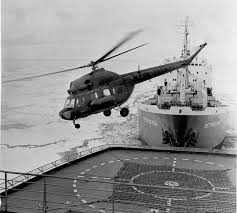
%> input picture data/mi1helicopter.jpg, 237 x 213 px
$ octave --eval "pg_benchmarking;"   (GNU Octave 9; MATLAB toolbox functions it lacks are replaced by stand-ins)
%> lines starting %> are read from the running program, lines starting %| are printed output that depends on the picture
### PG/entrypoint.m
function [y,x] = entrypoint(dt,f,x0,A,b,AtA,Atb,lambda,gamma,...
                            beta,MAX_ITER,ABSTOL)
    T = mytypes(dt);
    x0 = cast(x0, 'like', T.x);
    %input
    A=cast(A, 'like', T.x);
    b=cast(b, 'like', T.x);
    AtA=cast(AtA, 'like', T.x);
    Atb=cast(Atb, 'like', T.x);
    %parameters
    lambda=cast(lambda, 'like', T.param);
    gamma=cast(gamma, 'like', T.param);
    beta=cast(beta, 'like', T.param);
    h = pg_proxsolv(f,x0,A,b,AtA,Atb,lambda,gamma,beta,MAX_ITER,ABSTOL,dt);
    y=h.p_i;
    x=double(h.x_i(:,end));
end

### PG/pg_proxsolv.m
function h = pg_proxsolv(f,x0,A,b,AtA,Atb,lambda, ...
                          gamma, beta, MAX_ITER,ABSTOL,dt)
        tic;
%       %Data type casting
        T = mytypes(dt);
% [15 lines of commented-out code are left out]
        z=zeros(size(x0), 'like', T.x);
        grad_x=zeros(size(x0), 'like', T.x);
        x = cast(x0, 'like', T.x);
        for k = 1:MAX_ITER
            grad_x(:) = AtA*x - Atb;
            z(:) = prox_l1(x - lambda*grad_x, lambda*gamma);
% [8 lines of commented-out code are left out]
            x = z;
            h.x_i(:,k) = x;

            h.p_i(:,k) = objfunc(A, b, gamma, x, x);

            if k > 1 && abs(h.p_i(k) ...
                            - h.p_i(k-1)) < ABSTOL
                break;
            end
        end
        h.k = k;
        h.time = toc;
end

### PG/sum_square.m
function y = sum_square( x, dim )

%SUM_SQUARE   Sum of squares.
%   For vectors, SUM_SQUARE(X) is the sum of the squares of the elements of
%   the vector; i.e., SUM(X.^2).
%
%   For matrices, SUM_SQUARE(X) is a row vector containing the application
%   of SUM_SQUARE to each column. For N-D arrays, the SUM_SQUARE operation
%   is applied to the first non-singleton dimension of X.
%
%   SUM_SQUARE(X,DIM) takes the sum along the dimension DIM of X.
%
%   Disciplined convex programming information:
%       If X is real, then SUM_SQUARE(X,...) is convex and nonmonotonic in
%       X. If X is complex, then SUM_SQUARE(X,...) is neither convex nor
%       concave. Thus, when used in CVX expressions, X must be affine. DIM
%       must be constant.

narginchk(1,2);
y = x .* x;
if nargin == 2
    y = sum( y, dim );
else
    y = sum( y );
end

% Copyright 2005-2016 CVX Research, Inc.
% See the file LICENSE.txt for full copyright information.
% The command 'cvx_where' will show where this file is located.

### mytypes.m
%To add custom types add a case statement with custom data type name. To
%invoke a specific type within another function use
%T = mytypes(<data type name>) then cast as follows: x = cast(x0, 'like', T.x)
%To optimize the data type for a specific application use 'pg_solv_mex'.

function T = mytypes(dt)
  switch(dt)
    case 'double'
      T.n = double([]);
      T.param = double([]);
      T.y = double([]);
      T.x = double([]);
    case 'single'
      T.n = single([]);
      T.param = single([]);
      T.y = single([]);
      T.x = single([]);
% [5 lines of commented-out code are left out]
    case 'fixed8'
      T.n = fi([],true,8,0);
      T.param = fi([],true,8,4);
      T.x = fi([],true,8,4);
      T.y = fi([],true,8,4);
    case 'fixed16'
      T.n = fi([],true,16,0);
      T.param = fi([],true,16,8);
      T.y = fi([],true,16,8);
      T.x = fi([],true,16,8);
    case 'fixed12'
      T.n = fi([],true,12,0);
      T.param = fi([],true,12,6);
      T.y = fi([],true,12,6);
      T.x = fi([],true,12,6);
    case 'fixed2'
      T.n = fi([],true,2,0);
      T.param = fi([],true,2,0);
      T.y = fi([],true,2,0);
      T.x = fi([],true,2,0);
    case 'fixed16override'
      %use scaled doubles to detect potential overflows (see pg_solv_mex.m)
      T.n = fi([],true,16,0,'DataType', 'ScaledDouble');
      T.param = fi([],true,16,8,'DataType', 'ScaledDouble');
      T.x = fi([],true,16,14,'DataType', 'ScaledDouble');
      T.y = fi([],true,16,10,'DataType', 'ScaledDouble');
     case 'fixed16+matchproc'
      %Types defined with fimath settings that match processor types
      F = fimath(...
      'RoundingMethod','Floor', ...
      'OverflowAction','Wrap', ...
      'ProductMode','KeepLSB', ...
      'ProductWordLength',32, ...
      'SumMode','KeepLSB', ...
      'SumWordLength',32);
      T.n = fi([],true,16,0,F);
      T.param = fi([],true,16,8,F);
      T.x = fi([],true,16,14,F);
      T.y = fi([],true,16,10,F);
  end
end

### PG/objfunc.m
function p = objfunc(A, b, gamma, x, z)
    p = 0.5*sum_square(A*x - b) + gamma*l1_norm(z);
end

### PG/prox_l1.m
%The proximal operator of the l1 norm with parameter lambda.
function x = prox_l1(v, lambda)
    x = max(0, v - lambda) - max(0, -v - lambda);
end

### PG/pg_benchmarking.m
%Use pg_benchmarking with custom problem data (modify the data) or randomly
%generated problem data (default) to compare the LASSO function values
%under different machine representation. The default function implements PG
%under 'double precision', 'single precision', '12 bits fixed-point' and
%'16 bits fixed-point' representations. Edit 'mytypes.m' to add custom data
%types. type 'help mytypes.m' for furhter information.

function pg_benchmarking
clear;
clc;
close all;
addpath './PG'
addpath './utils'

%% Problem data

% s = RandStream.create('mt19937ar','seed',0);
% RandStream.setDefaultStream(s);
scenario = 'R';
if (scenario == 'S')
    % synthetic data
    n = 500;      % number of features
    noise_var=0.001;

    % sparse vector with 0.1*n nonzero entries
    x0 = sprand(n,1,0.1);
    s0 = 0.1*n;
    %m > 2*s0*log(n/s0) + (7/5)*s0 + 1
    m = round(2*s0*log(n/s0) + (7/5)*s0 + 1)+10; % number of examples
    A = randn(m,n);
    A = A*spdiags(1./sqrt(sum(A.^2))',0,n,n); % normalize columns
    v = sqrt(noise_var)*randn(m,1);
    b = A*x0 + v;
else
    % real data
    noise_mean = 0;
    noise_var = 0.0001; % 10^{-5}
    inputImage = im2double(imread('./data/mi1helicopter.jpg'));
%> inputImage: size 213x237x3 double; min 0, max 1, mean 0.588
    inputImage = inputImage(:,:,1);
%> inputImage: size 213x237 double
    % reduce resolution to fit in memory
    N = 3;
    [rows, columns, numColorChannels] = size(inputImage);
%> rows = 213; columns = 237; numColorChannels = 1
    numOutputRows = round(rows/N);
%> numOutputRows = 71
    numOutputColumns = round(columns/N);
%> numOutputColumns = 79
    x0 = imresize(inputImage, [numOutputRows, numOutputColumns]);
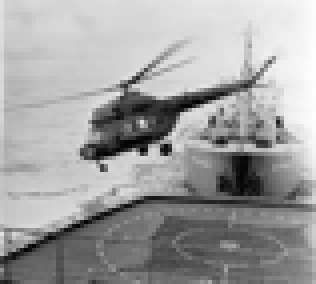
%> x0: size 71x79 double (shown 4 times larger); min -0.0222, max 0.943, mean 0.587; drawn with min black and max white
    [x0m,x0n]=size(x0);
%> x0m = 71; x0n = 79
    x0 = x0(:);
%> x0 = 5609 values, max 0.943 at index 5557, min -0.0222 at index 2523, mean 0.587
    n = size(x0,1);
%> n = 5609
    s0 = 0.0001*n;
%> s0 = 0.561
    m = round(2*s0*log(n/s0) + (7/5)*s0 + 1)+10; % number of examples
%> m = 22
    A = randn(m,n);
    [m,n]=size(A);
    %g = imfilter(f,h,'conv','circular'); % blur
    b = imnoise(A*x0,'gaussian',noise_mean,noise_var); % ading noise
%> b = 22 values, max 1 at index 3, min 0 at index 1, mean 0.364
    %imshow(reshape(x0,x0m,x0n));
end

fprintf('solving instance with %d examples, %d variables\n', m, n);
%| solving instance with 22 examples, 5609 variables
fprintf('nnz(x0) = %d; signal-to-noise ratio: %.2f\n', nnz(x0), norm(A*x0)^2/noise_var);
%| nnz(x0) = 5609; signal-to-noise ratio: 511098713.96

gamma_max = norm(A'*b,'inf');
%> gamma_max = 10.17
gamma = 0.1*gamma_max;
%> gamma = 1.02

% cached computations for all methods
AtA = A'*A;
Atb = A'*b;
%> Atb = 5609 values, max 10.17 at index 3054, min -9.81 at index 3113, mean 0.0824

%% Global constants and defaults

MAX_ITER = 100;
ABSTOL   = 1e-4;
RELTOL   = 1e-2;

%% Extra parameters for ADMM
lambda = 1;
rho = 1/lambda;

% [16 lines of commented-out code are left out]
L = max(eigs(AtA));
%> L = 6133
lambda = 1/L;
%> lambda = 0.000163
beta = 0.5;
%   %Global constants and defaults
%   MAX_ITER = 200;
%   ABSTOL  = eps;
%
  f = @(u) 0.5*sum_square(double(A*u-b));

  % Run
  [y0,x64] = entrypoint('double',f,x0,A,b,AtA,Atb,lambda,gamma,beta,MAX_ITER,ABSTOL);
%> in entrypoint, `gamma=cast(gamma, 'like', T.param);`: gamma = 1.02
%> in pg_proxsolv, `x = cast(x0, 'like', T.x);`: x has the same summary as x0 in pg_benchmarking
%> the loop in pg_proxsolv, `for k = 1:MAX_ITER` made 1 pass
%> the run ends on the next line
  fprintf('Solved with double precision\n');
  [psnr_64,snr_64] =  psnr(x64,x0);
  ssimval_64 = ssim(x64,x0);

  [y01,x32] = entrypoint('single',f,x0,A,b,AtA,Atb,lambda,gamma,beta,MAX_ITER,ABSTOL);
  fprintf('Solved with single precision\n');
  [psnr_32,snr_32] =  psnr(x32,x0);
  ssimval_32 = ssim(x32,x0);
%
  [y16,x16] = entrypoint('fixed16',f,x0,A,b,AtA,Atb,lambda,gamma,beta,MAX_ITER,ABSTOL);
  fprintf('Solved with half precision\n');
  [psnr_16,snr_16] =  psnr(x16,x0);
  ssimval_16 = ssim(x16,x0);
%
  [y12,x12] = entrypoint('fixed12',f,x0,A,b,AtA,Atb,lambda,gamma,beta,MAX_ITER,ABSTOL);
  fprintf('Solved with 12 bits\n');
  [psnr_12,snr_12] =  psnr(x12,x0);
  ssimval_12 = ssim(x12,x0);
%
  [y8,x8] = entrypoint('fixed8',f,x0,A,b,AtA,Atb,lambda,gamma,beta,MAX_ITER,ABSTOL);
  fprintf('Solved with 8 bits\n');
  [psnr_8,snr_8] =  psnr(x8,x0);
  ssimval_8 = ssim(x8,x0);
%
  [y2,x2] = entrypoint('fixed2',f,x0,A,b,AtA,Atb,lambda,gamma,beta,MAX_ITER,ABSTOL);
  fprintf('Solved with 2 bits\n');
  [psnr_2,snr_2] =  psnr(x2,x0);
  ssimval_2 = ssim(x2,x0);
%
%   % Plot
  figure;
  subplot(5,1,1);semilogy(y0,'k');
  legend('Ground truth objective')
  title('Ground truth (Double precision)')

  subplot(5,2,3);semilogy(y01,'k');
  title('Single precision floating-point output')
  subplot(5,2,4);
  try
      semilogy(abs(y0(1:numel(y01))-double(y01)),'r');
      title('Residual error');
  catch
      semilogy(abs(y0-double(y01(1:numel(y0)))),'r');
      title('Residual error');
  end

  subplot(5,2,5);semilogy(y16,'k');
  title('16-bit fixed-point output')
  subplot(5,2,6);
  try
      semilogy(abs(y0(1:numel(y16))-double(y16)),'r');
  catch
      semilogy(abs(y0-double(y16(1:numel(y0)))),'r');
  end

  subplot(5,2,7);semilogy(y8,'k');
  title('8-bit fixed-point output')
  subplot(5,2,8);
  try
      semilogy(abs(y0(1:numel(y8))-double(y8)),'r');
  catch
      semilogy(abs(y0-double(y8(1:numel(y0)))),'r');
  end

  subplot(5,2,9);semilogy(y2,'k');
  title('2-bit fixed-point output')
  subplot(5,2,10);
  try
      semilogy(abs(y0(1:numel(y2))-double(y2)),'r');
  catch
      semilogy(abs(y0-double(y2(1:numel(y0)))),'r');
  end

  xlabel('Iterations, k')
%
%   %pg_solv_mex
%   pg_solv_analyse(x0,A,b,AtA,Atb,lambda,gamma, beta, MAX_ITER, ABSTOL);
%
  if (scenario == 'R')
      figure;
    %   imshow([reshape(x0,x0m,x0n),reshape(x64,x0m,x0n), ...
    %      reshape(x32,x0m,x0n),reshape(x16,x0m,x0n),reshape(x12,x0m,x0n),reshape(x8,x0m,x0n)],'InitialMagnification', 800);
      h64 = subplot(2,3,1), imshow(reshape(x64,x0m,x0n), 'Parent', h64), title(h64, ['BW = 64 bits (',num2str(round(100*64/64)),'%); SSIM = ', num2str(ssimval_64),'; PSNR = ', num2str(psnr_64)]); hold  on
      h32 = subplot(2,3,2), imshow(reshape(x32,x0m,x0n), 'Parent', h32), title(h32, ['BW = 32 bits (',num2str(round(100*32/64)),'%); SSIM = ', num2str(ssimval_32),'; PSNR = ', num2str(psnr_32)]); hold  on
      h16 = subplot(2,3,3), imshow(reshape(x16,x0m,x0n), 'Parent', h16), title(h16, ['BW = 16 bits (',num2str(round(100*16/64)),'%); SSIM = ', num2str(ssimval_16),'; PSNR = ', num2str(psnr_16)]); hold  on
      h12 = subplot(2,3,4), imshow(reshape(x12,x0m,x0n), 'Parent', h12), title(h12, ['BW = 12 bits (',num2str(round(100*12/64)),'%); SSIM = ', num2str(ssimval_12),'; PSNR = ', num2str(psnr_12)]); hold  on
      h8 = subplot(2,3,5), imshow(reshape(x8,x0m,x0n), 'Parent', h8), title(h8, ['BW = 8 bits (',num2str(round(100*8/64)),'%); SSIM = ', num2str(ssimval_8),'; PSNR = ', num2str(psnr_8)]); hold  on
      h2 = subplot(2,3,6), imshow(reshape(x2,x0m,x0n), 'Parent', h2), title(h2, ['BW = 2 bits (',num2str(round(100*2/64)),'%); SSIM = ', num2str(ssimval_2),'; PSNR = ', num2str(psnr_2)]); hold  off
  end
end

$ run again, with data/einstein.jpg copied over data/mi1helicopter.jpg
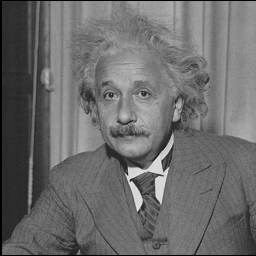
%> input picture data/einstein.jpg, 256 x 256 px
%> in pg_benchmarking, `x0 = imresize(inputImage, [numOutputRows, numOutputColumns]);`:
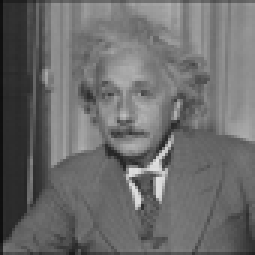
%> x0: size 85x85 double (shown 3 times larger); min 0.0521, max 0.889, mean 0.424
%> in pg_benchmarking, `x0 = x0(:);`: x0 = 7225 values, max 0.889 at index 4474, min 0.0521 at index 1, mean 0.424
%> in pg_benchmarking, `b = imnoise(A*x0,'gaussian',noise_mean,noise_var);`: b = 25 values, max 1 at index 2, min 0 at index 1, mean 0.597
%| solving instance with 25 examples, 7225 variables
%| nnz(x0) = 7225; signal-to-noise ratio: 401536004.39
%> gamma_max = 13.36
%> in pg_benchmarking, `gamma = 0.1*gamma_max;`: gamma = 1.34
%> in pg_benchmarking, `Atb = A'*b;`: Atb = 7225 values, max 12.9 at index 3391, min -13.36 at index 6242, mean 0.0916
%> in entrypoint, `gamma=cast(gamma, 'like', T.param);`: gamma = 1.34
%> x has the same summary as x0 in pg_benchmarking
%> the loop in pg_proxsolv, `for k = 1:MAX_ITER` made 1 pass
